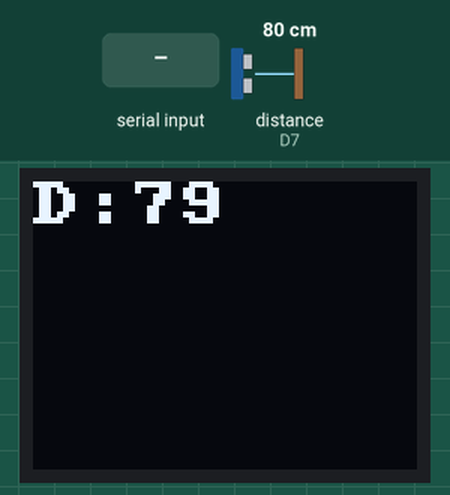
Simulated run of this sketch. Board: ESP8266 (NodeMCU). Shown: 64×48 one-colour display. Wiring (inferred from the names in the program): ultrasonic range finder: trigger D4; echo D7. The test bench sets the inputs (shaded band); at power-on: distance to the obstacle (sensor on D7) 80 cm. The echo pulse lasts 58.3 µs per cm; the modem accepts every AT command (registered, SIM ready, sends succeed) and sends nothing else; what the sketch prints to the serial monitor is not drawn.

Above: at 4.6 s.
4.7 s: "1\n" received over the second serial link
At 5.6 s:
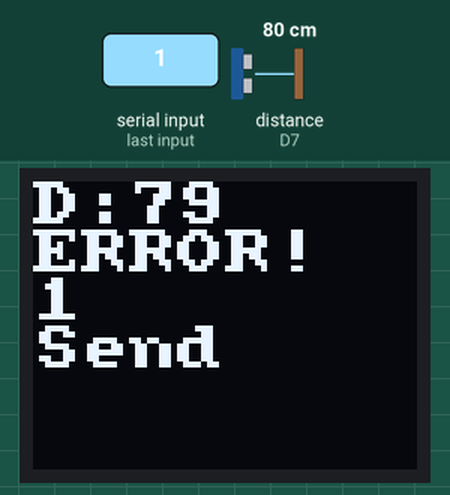
6.2 s: "0\n" received over the second serial link
At 7.4 s:
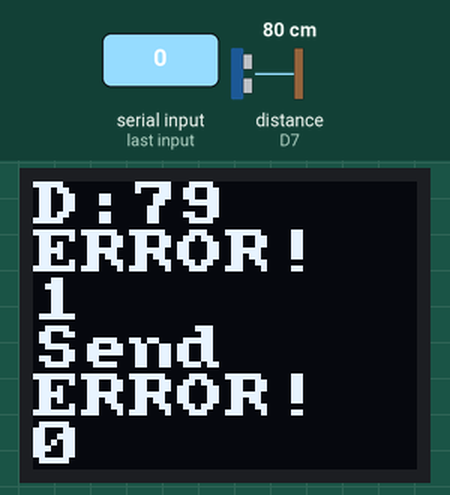
7.7 s: distance to the obstacle (sensor on D7) set to 2 cm
At 20.2 s:
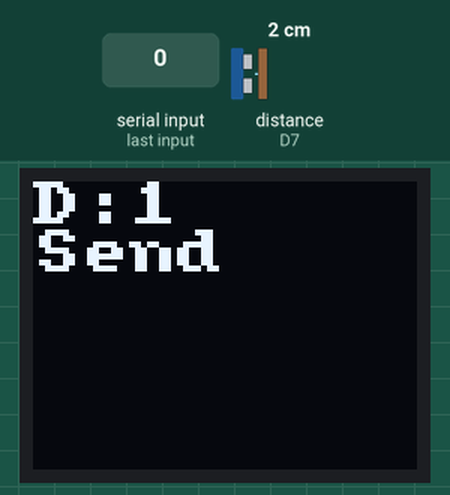
Timing chart, 0 to 20.5 s (numbered marks = the images above; inputs shaded):
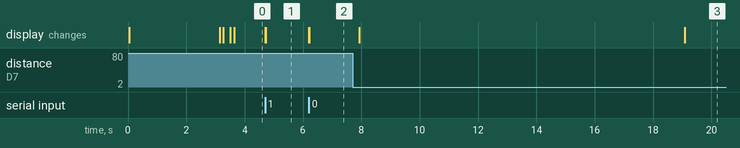

The sketch:

Parking.ino
```cpp
#include <SoftwareSerial.h>
#include <ArduinoJson.h>
#include <U8x8lib.h>

SoftwareSerial serialSIM800(D5, D6);

U8X8_SSD1306_64X48_ER_HW_I2C lcd(U8X8_PIN_NONE, D1, D2);

#define APN "uinternet"
#define TARGET_URL "parking-sensor-app.firebaseio.com/s.json"

const int trigPin = D4;
const int echoPin = D7;

StaticJsonBuffer<200> jsonBuffer;
JsonObject& report = jsonBuffer.createObject();

bool readResponse(String expected = "OK", String ignore = "") {
  int timeout = 10000;
  String line = "";
  char ch;
  while (timeout >= 0) {
    if (serialSIM800.available()) {
      ch = serialSIM800.read();
      if (ch == '\r') {
        continue;
      }
      if (ch == '\n') {
        if (line == "") {
          continue;
        }
        if (line[0] == '+' || line == "OVER-VOLTAGE WARNNING" || line == "RDY" || line == "Call Ready" || line == "SMS Ready") {
          Serial.println("<<< " + line);
          if (line.startsWith(expected)) {
            return true;
          }
          line = "";
          continue;
        }
        Serial.println("< " + line);
        if (ignore.length() > 0 && line == ignore) {
          line = "";
          continue;
        }
        if (line != expected) {
          Serial.println("!!! Unexpected Response");
          lcd.println("ERROR!");
          lcd.println(line);
          return false;
        } else {
          return true;
        }
      } else {
        line += ch;
      }
    } else {
      delay(1);
      timeout--;
    }
  }
}

void sendCommand(String cmd) {
  while (serialSIM800.available()) {
    Serial.write(serialSIM800.read());
  }

  Serial.println("> " + cmd);
  serialSIM800.println(cmd);
}

void resetModem() {
  do {
    sendCommand("AT");
    delay(100);
  } while (!readResponse("OK", "AT"));
  sendCommand("ATE0");
  readResponse("OK", "ATE0");

  Serial.println("Modem ready, initializing GSM");
  lcd.println("Init");

  do {
    sendCommand("AT+SAPBR=3,1,\"Contype\",\"GPRS\"");
    delay(100);
  } while (!readResponse("OK", "ERROR"));
  sendCommand("AT+SAPBR=3,1,\"APN\",\"" APN "\"");
  readResponse();
  sendCommand("AT+SAPBR=2,1");
  readResponse();

  lcd.println("Connecting...");

  do {
    sendCommand("AT+CGREG?");
    delay(100);
  } while (!readResponse("+CGREG: 0,1"));

  sendCommand("AT+SAPBR=1,1");
  readResponse();

  do {
    sendCommand("AT+CGATT?");
    delay(100);
  } while (!readResponse("+CGATT: 1"));

  lcd.clearDisplay();
  lcd.home();
}

void setup() {
  pinMode(LED_BUILTIN, OUTPUT);

  // Initialize the sensor
  pinMode(trigPin, OUTPUT);
  pinMode(echoPin, INPUT);

  Serial.begin(115200);
  Serial.println("Start");

  lcd.begin();
  lcd.setFont(u8x8_font_amstrad_cpc_extended_r);
  lcd.println("Start!");

  serialSIM800.begin(9600);
  delay(3000);
  digitalWrite(LED_BUILTIN, HIGH);

  // JSON report we will send to Firebase
  JsonObject &timestamp = report.createNestedObject("t");
  timestamp[".sv"] = "timestamp";

  resetModem();
}

long readDistance() {
  long duration;
  digitalWrite(trigPin, LOW);
  delayMicroseconds(2);
  digitalWrite(trigPin, HIGH);
  delayMicroseconds(10);
  digitalWrite(trigPin, LOW);
  duration = pulseIn(echoPin, HIGH);
  return duration * 0.034 / 2;
}

long lastDistance = -1;
void loop() {
  // Verify that connection is alive
  sendCommand("AT+CGATT?");
  if (!readResponse("+CGATT: 1")) {
    Serial.println("Reset :-(");
    resetModem();
    return;
  }

  Serial.println("Measuring...");
  lcd.println("...");

  long distance;
  do {
    distance = readDistance();
    delay(100);
  } while (distance == lastDistance);
  lastDistance = distance;
  Serial.println(distance);

  lcd.clearDisplay();
  lcd.home();
  lcd.print("D:");
  lcd.println(distance);

  sendCommand("AT+HTTPINIT");
  readResponse();
  sendCommand("AT+HTTPPARA=\"CID\",1");
  readResponse();
  sendCommand("AT+HTTPPARA=\"URL\",\"" TARGET_URL "\"");
  readResponse();
  sendCommand("AT+HTTPPARA=\"CONTENT\",\"application/json\"");
  readResponse();
  sendCommand("AT+HTTPSSL=1");
  readResponse();

  String jsonData;
  report["v"] = distance;
  int len = report.printTo(jsonData);

  String cmd = "AT+HTTPDATA=";
  cmd += len;
  cmd += ",10000";

  sendCommand(cmd);
  readResponse("DOWNLOAD");
  sendCommand(jsonData);
  readResponse();
  sendCommand("AT+HTTPACTION=1");
  readResponse();
  sendCommand("AT+HTTPREAD");
  readResponse();
  lcd.println("Send");
  readResponse("+HTTPACTION");
  lcd.println("Done");
  sendCommand("AT+HTTPTERM");
  readResponse();
}
```

Measured:
- after the input at 4.7 s, the display: first changes at once (image 1 shows a later state)
- after the input at 6.2 s, the display: first changes at once (image 2 shows a later state)
- after the input at 7.7 s, the display: first changes after 0.22 s (image 3 shows a later state)
